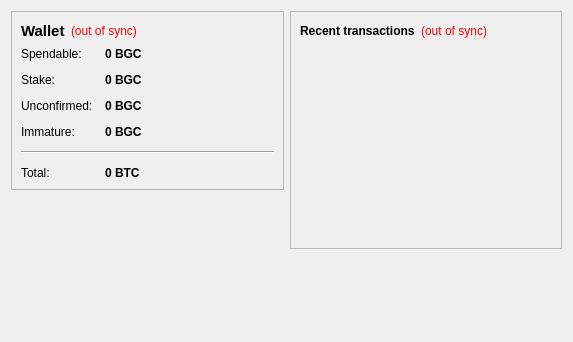
<?xml version="1.0" encoding="UTF-8"?>
<ui version="4.0">
 <class>OverviewPage</class>
 <widget class="QWidget" name="OverviewPage">
  <property name="geometry">
   <rect>
    <x>0</x>
    <y>0</y>
    <width>573</width>
    <height>342</height>
   </rect>
  </property>
  <property name="windowTitle">
   <string>Form</string>
  </property>
  <layout class="QHBoxLayout" name="horizontalLayout" stretch="1,1">
   <item>
    <layout class="QVBoxLayout" name="verticalLayout_2">
     <item>
      <widget class="QFrame" name="frame">
       <property name="frameShape">
        <enum>QFrame::StyledPanel</enum>
       </property>
       <property name="frameShadow">
        <enum>QFrame::Raised</enum>
       </property>
       <layout class="QVBoxLayout" name="verticalLayout_4">
        <item>
         <layout class="QHBoxLayout" name="horizontalLayout_4">
          <item>
           <widget class="QLabel" name="label_5">
            <property name="font">
             <font>
              <pointsize>11</pointsize>
              <weight>75</weight>
              <bold>true</bold>
             </font>
            </property>
            <property name="text">
             <string>Wallet</string>
            </property>
           </widget>
          </item>
          <item>
           <widget class="QLabel" name="labelWalletStatus">
            <property name="toolTip">
             <string>The displayed information may be out of date. Your wallet automatically synchronizes with the Biggercoin network after a connection is established, but this process has not completed yet.</string>
            </property>
            <property name="styleSheet">
             <string notr="true">QLabel { color: red; }</string>
            </property>
            <property name="text">
             <string notr="true">(out of sync)</string>
            </property>
            <property name="alignment">
             <set>Qt::AlignLeading|Qt::AlignLeft|Qt::AlignVCenter</set>
            </property>
           </widget>
          </item>
          <item>
           <spacer name="horizontalSpacer_2">
            <property name="orientation">
             <enum>Qt::Horizontal</enum>
            </property>
            <property name="sizeHint" stdset="0">
             <size>
              <width>40</width>
              <height>20</height>
             </size>
            </property>
           </spacer>
          </item>
         </layout>
        </item>
        <item>
         <layout class="QFormLayout" name="formLayout_2">
          <property name="fieldGrowthPolicy">
           <enum>QFormLayout::AllNonFixedFieldsGrow</enum>
          </property>
          <property name="horizontalSpacing">
           <number>12</number>
          </property>
          <property name="verticalSpacing">
           <number>12</number>
          </property>
          <item row="0" column="0">
           <widget class="QLabel" name="label">
            <property name="text">
             <string>Spendable:</string>
            </property>
           </widget>
          </item>
          <item row="0" column="1">
           <widget class="QLabel" name="labelBalance">
            <property name="font">
             <font>
              <weight>75</weight>
              <bold>true</bold>
             </font>
            </property>
            <property name="cursor">
             <cursorShape>IBeamCursor</cursorShape>
            </property>
            <property name="toolTip">
             <string>Your current spendable balance</string>
            </property>
            <property name="text">
             <string notr="true">0 BGC</string>
            </property>
            <property name="textInteractionFlags">
             <set>Qt::LinksAccessibleByMouse|Qt::TextSelectableByKeyboard|Qt::TextSelectableByMouse</set>
            </property>
           </widget>
          </item>
          <item row="1" column="0">
           <widget class="QLabel" name="label_6">
            <property name="text">
             <string>Stake:</string>
            </property>
           </widget>
          </item>
          <item row="1" column="1">
           <widget class="QLabel" name="labelStake">
            <property name="font">
             <font>
              <weight>75</weight>
              <bold>true</bold>
             </font>
            </property>
            <property name="cursor">
             <cursorShape>IBeamCursor</cursorShape>
            </property>
            <property name="toolTip">
             <string>Total of coins that was staked, and do not yet count toward the current balance</string>
            </property>
            <property name="text">
             <string notr="true">0 BGC</string>
            </property>
            <property name="textInteractionFlags">
             <set>Qt::LinksAccessibleByMouse|Qt::TextSelectableByKeyboard|Qt::TextSelectableByMouse</set>
            </property>
           </widget>
          </item>
          <item row="2" column="0">
           <widget class="QLabel" name="label_3">
            <property name="text">
             <string>Unconfirmed:</string>
            </property>
           </widget>
          </item>
          <item row="2" column="1">
           <widget class="QLabel" name="labelUnconfirmed">
            <property name="font">
             <font>
              <weight>75</weight>
              <bold>true</bold>
             </font>
            </property>
            <property name="cursor">
             <cursorShape>IBeamCursor</cursorShape>
            </property>
            <property name="toolTip">
             <string>Total of transactions that have yet to be confirmed, and do not yet count toward the current balance</string>
            </property>
            <property name="text">
             <string notr="true">0 BGC</string>
            </property>
            <property name="textInteractionFlags">
             <set>Qt::LinksAccessibleByMouse|Qt::TextSelectableByKeyboard|Qt::TextSelectableByMouse</set>
            </property>
           </widget>
          </item>
          <item row="3" column="0">
           <widget class="QLabel" name="labelImmatureText">
            <property name="text">
             <string>Immature:</string>
            </property>
           </widget>
          </item>
          <item row="3" column="1">
           <widget class="QLabel" name="labelImmature">
            <property name="font">
             <font>
              <weight>75</weight>
              <bold>true</bold>
             </font>
            </property>
            <property name="toolTip">
             <string>Mined balance that has not yet matured</string>
            </property>
            <property name="text">
             <string notr="true">0 BGC</string>
            </property>
            <property name="textInteractionFlags">
             <set>Qt::LinksAccessibleByMouse|Qt::TextSelectableByKeyboard|Qt::TextSelectableByMouse</set>
            </property>
           </widget>
          </item>
          <item row="4" column="0" colspan="2">
           <widget class="Line" name="line">
            <property name="orientation">
             <enum>Qt::Horizontal</enum>
            </property>
           </widget>
          </item>
          <item row="5" column="0">
           <widget class="QLabel" name="labelTotalText">
            <property name="text">
             <string>Total:</string>
            </property>
           </widget>
          </item>
          <item row="5" column="1">
           <widget class="QLabel" name="labelTotal">
            <property name="font">
             <font>
              <weight>75</weight>
              <bold>true</bold>
             </font>
            </property>
            <property name="cursor">
             <cursorShape>IBeamCursor</cursorShape>
            </property>
            <property name="toolTip">
             <string>Your current total balance</string>
            </property>
            <property name="text">
             <string notr="true">0 BTC</string>
            </property>
            <property name="textInteractionFlags">
             <set>Qt::LinksAccessibleByMouse|Qt::TextSelectableByKeyboard|Qt::TextSelectableByMouse</set>
            </property>
           </widget>
          </item>
         </layout>
        </item>
       </layout>
      </widget>
     </item>
     <item>
      <spacer name="verticalSpacer">
       <property name="orientation">
        <enum>Qt::Vertical</enum>
       </property>
       <property name="sizeHint" stdset="0">
        <size>
         <width>20</width>
         <height>40</height>
        </size>
       </property>
      </spacer>
     </item>
    </layout>
   </item>
   <item>
    <layout class="QVBoxLayout" name="verticalLayout_3">
     <item>
      <widget class="QFrame" name="frame_2">
       <property name="frameShape">
        <enum>QFrame::StyledPanel</enum>
       </property>
       <property name="frameShadow">
        <enum>QFrame::Raised</enum>
       </property>
       <layout class="QVBoxLayout" name="verticalLayout">
        <item>
         <layout class="QHBoxLayout" name="horizontalLayout_2">
          <item>
           <widget class="QLabel" name="label_4">
            <property name="text">
             <string>&lt;b&gt;Recent transactions&lt;/b&gt;</string>
            </property>
           </widget>
          </item>
          <item>
           <widget class="QLabel" name="labelTransactionsStatus">
            <property name="toolTip">
             <string>The displayed information may be out of date. Your wallet automatically synchronizes with the Biggercoin network after a connection is established, but this process has not completed yet.</string>
            </property>
            <property name="styleSheet">
             <string notr="true">QLabel { color: red; }</string>
            </property>
            <property name="text">
             <string notr="true">(out of sync)</string>
            </property>
            <property name="alignment">
             <set>Qt::AlignRight|Qt::AlignTrailing|Qt::AlignVCenter</set>
            </property>
           </widget>
          </item>
          <item>
           <spacer name="horizontalSpacer">
            <property name="orientation">
             <enum>Qt::Horizontal</enum>
            </property>
            <property name="sizeHint" stdset="0">
             <size>
              <width>40</width>
              <height>20</height>
             </size>
            </property>
           </spacer>
          </item>
         </layout>
        </item>
        <item>
         <widget class="QListView" name="listTransactions">
          <property name="styleSheet">
           <string notr="true">QListView { background: transparent; }</string>
          </property>
          <property name="frameShape">
           <enum>QFrame::NoFrame</enum>
          </property>
          <property name="verticalScrollBarPolicy">
           <enum>Qt::ScrollBarAlwaysOff</enum>
          </property>
          <property name="horizontalScrollBarPolicy">
           <enum>Qt::ScrollBarAlwaysOff</enum>
          </property>
          <property name="selectionMode">
           <enum>QAbstractItemView::NoSelection</enum>
          </property>
         </widget>
        </item>
       </layout>
      </widget>
     </item>
     <item>
      <spacer name="verticalSpacer_2">
       <property name="orientation">
        <enum>Qt::Vertical</enum>
       </property>
       <property name="sizeHint" stdset="0">
        <size>
         <width>20</width>
         <height>40</height>
        </size>
       </property>
      </spacer>
     </item>
    </layout>
   </item>
  </layout>
 </widget>
 <resources/>
 <connections/>
</ui>
